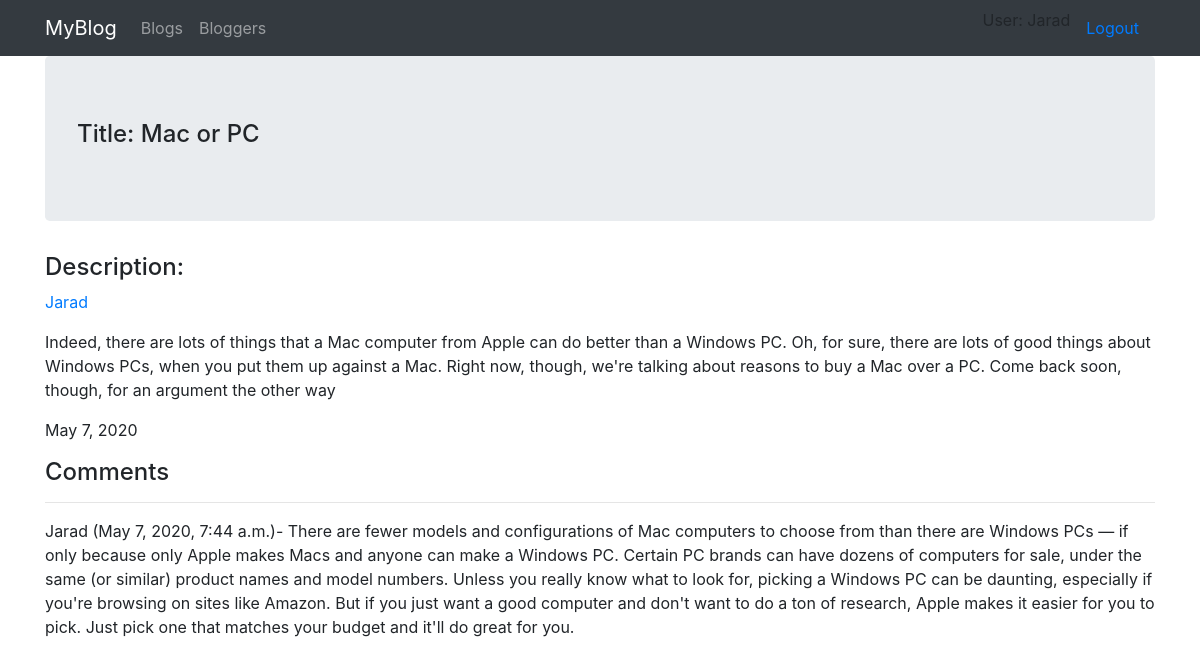
The app's page /blog/blogs/2 (signed in) with its own data.
### blog/models.py (models this page shows, shortened)
class Blog(models.Model):
    name = models.CharField(max_length=200)
    author = models.ForeignKey(BlogAuthor, on_delete=models.SET_NULL, null=True)
    description = models.TextField(max_length=2000, help_text="Enter you blog text here.")
    post_date = models.DateField(default=date.today)
    class Meta:
        ordering = ["-post_date"]

class BlogAuthor(models.Model):
    user = models.OneToOneField(User, on_delete=models.SET_NULL, null=True)
    bio = models.TextField(max_length=400, help_text="Enter your bio details here.")
    class Meta:
        ordering = ["user","bio"]
    def __str__(self):
        return self.user.username

class BlogComment(models.Model):
    description = models.TextField(max_length=1000, help_text="Enter comment about blog here.")
    author = models.ForeignKey(User, on_delete=models.SET_NULL, null=True)
    post_date = models.DateTimeField(auto_now_add=True)
    blog= models.ForeignKey(Blog, on_delete=models.CASCADE)
    class Meta:
        ordering = ["post_date"]

### blog/views.py (the view)
# urls.py: path('blogs/<int:pk>',views.BlogDetailView.as_view(),name='blog-detail'),
class BlogDetailView(LoginRequiredMixin,generic.DetailView):
    model=Blog

### blog/templates/blog/blog_detail.html
{% extends "base.html"%}
{% block body_block %}
    <div class="jumbotron">
        <h4>Title: {{blog.name}}</h4>
    </div>
    <h4>Description:</h4>
    <p><a href="">{{blog.author}}</a></p>
    <p>{{blog.description}}</p>
    <p>{{blog.post_date}}</p>
    <h4>Comments</h4>
    {% for comment in blog.blogcomment_set.all%}
        <hr>
        <p>{{comment.author}} ({{comment.post_date}})- {{comment.description}}</p>
    {% endfor %}
{% endblock %}

### blog/templates/base.html (shortened to what this page needs)
<!DOCTYPE html>
{% load static %}
<html lang="en">
<head>
    <link rel="stylesheet" href="https://stackpath.bootstrapcdn.com/bootstrap/4.4.1/css/bootstrap.min.css"
>
</head>
<body>
    <nav class="navbar navbar-dark bg-dark navbar navbar-expand-lg">
        <div class="container">
            <ul class="navbar-nav mr-auto">
                <li><a class="navbar-brand" href="{% url 'index'%}">MyBlog</a></li>
                <li><a class="nav-link" href="{% url 'blogs'%}">Blogs</a></li>
                <li><a class="nav-link" href="{% url 'authors'%}">Bloggers</a></li>
            </ul>
            <ul class="nav justify-content-end">
                {% if user.is_authenticated %}
                    <li class="nav-item">User: {{ user.get_username }}</li>
                    <li class="nav-item"><a class="nav-link active" href="{% url 'logout'%}?next={{request.path}}">Logout</a></li>
                {% else %}
                    <li class="nav-item"><a class="nav-link active" href="{% url 'login'%}?next={{request.path}}">Login</a></li>
                {% endif %}
            </ul>
        </div>
    </nav>
    <div class="container">
        {% block body_block %}{% endblock %}
    </div>
</body>
</html>

### records on screen
Blog: name "Mac or PC", author "Jarad", description "Indeed, there are lots of things that a Mac computer from Apple can do better than a Windows PC. Oh, for sure, there are lots of good things about Windows PCs, when you put them up against a Mac. Right now, though, we're talking about reasons to buy a Mac over a PC. Come back soon, though, for an argument the other way", post_date "May 7, 2020"
BlogComment: author "Jarad", post_date "May 7, 2020, 7:44 a.m.", description "There are fewer models and configurations of Mac computers to choose from than there are Windows PCs — if only because only Apple makes Macs and anyone can make a Windows PC. Certain PC brands can have dozens of computers for sale, under the same (or similar) product names and model numbers. Unless you really know what to look for, picking a Windows PC can be daunting, especially if you're browsing on sites like Amazon. But if you just want a good computer and don't want to do a ton of research, Apple makes it easier for you to pick. Just pick one that matches your budget and it'll do great for you."

### other values on screen
{{ user.get_username }} "Jarad"
